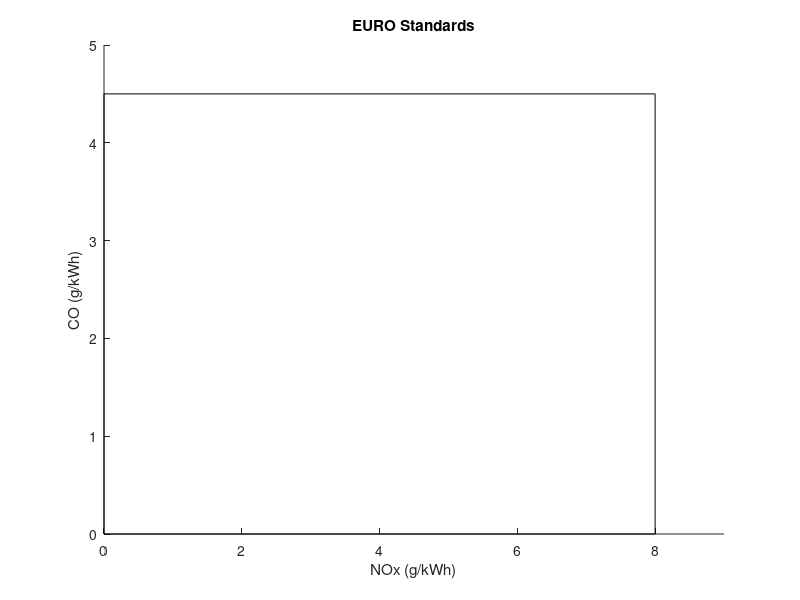

MATLAB code for this plot: (Note: this script raises an error after producing the figure.)
% NAME: EURO_standards
%
% PURPOSE: Plots the tightening of the EURO standards from 
%          EURO 1 to EURO 6.
%
% OTHER FILES REQUIRED:
%   .m files:
%       none
%
%   .mat files:
%       none
%
% SUBFUNCTIONS:
%   none
%
% Author: Hampus Andersson and Fredrik Andersson
% June 2018; Last revision: 04-June-2018

%------------- BEGIN CODE --------------

%% CO vs. NOx
figure; hold on;
title('EURO Standards');
xlabel('NOx (g/kWh)');
ylabel('CO (g/kWh)');
ylim([0 5]);
xlim([0 9]);

euro1 = rectangle('Position', [0 0 8 4.5]);
euro1.Curvature = [0.02, 0.02];
euro1.FaceColor = [0.5 0.5 1 1];
euro1.EdgeColor = 'none';

euro2 = rectangle('Position', [0 0 7 4]);
euro2.Curvature = [0.02, 0.02];
euro2.FaceColor = [0.5 1 0.5 0.4];
euro2.EdgeColor = 'none';

euro3 = rectangle('Position', [0 0 5 2.1]);
euro3.Curvature = [0.02, 0.02];
euro3.FaceColor = [1 0.5 0.5 0.4];
euro3.EdgeColor = 'none';

euro4 = rectangle('Position', [0 0 3.5 1.5]);
euro4.Curvature = [0.02, 0.02];
euro4.FaceColor = [1 1 0.5 0.4];
euro4.EdgeColor = 'none';

euro5 = rectangle('Position', [0 0 2 1.5]);
euro5.Curvature = [0.02, 0.02];
euro5.FaceColor = [0.5 1 1 0.4];
euro5.EdgeColor = 'none';

euro6 = rectangle('Position', [0 0 0.4 1.5]);
euro6.Curvature = [0.02, 0.02];
euro6.FaceColor = [1 0 0 0.4];
euro6.EdgeColor = 'none';

%% PM vs. NOx
figure; hold on;
title('EURO Standards');
xlabel('NOx (g/kWh)');
ylabel('PM (g/kWh)');

euro1 = rectangle('Position', [0 0 8 0.36]);
euro1.Curvature = [0.02, 0.02];
euro1.FaceColor = [0 0.6 0 0.4];
euro1.EdgeColor = 'none';

euro2 = rectangle('Position', [0 0 7 0.15]);
euro2.Curvature = [0.02, 0.02];
euro2.FaceColor = [0.7 0.7 0 0.4];
euro2.EdgeColor = 'none';

euro3 = rectangle('Position', [0 0 5 0.1]);
euro3.Curvature = [0.02, 0.02];
euro3.FaceColor = [1 1 0 0.4];
euro3.EdgeColor = 'none';

euro4 = rectangle('Position', [0 0 3.5 0.02]);
euro4.Curvature = [0.02, 0.02];
euro4.FaceColor = [0.7 0.5 0.3 0.5];
euro4.EdgeColor = 'none';

euro5 = rectangle('Position', [0 0 2 0.02]);
euro5.Curvature = [0.02, 0.02];
euro5.FaceColor = [0.7 0.1 0.1 0.4];
euro5.EdgeColor = 'none';

euro6 = rectangle('Position', [0 0 0.4 0.01]);
euro6.Curvature = [0.02, 0.02];
euro6.FaceColor = [1 0 0 1];
euro6.EdgeColor = 'none';

xlabel('NO_x (g/kWh)');
ylabel('PM (g/kWh)');
title('EURO I to EURO VI');
ylim([0 0.4]);
xlim([0 9]);


%------------- END OF CODE --------------


